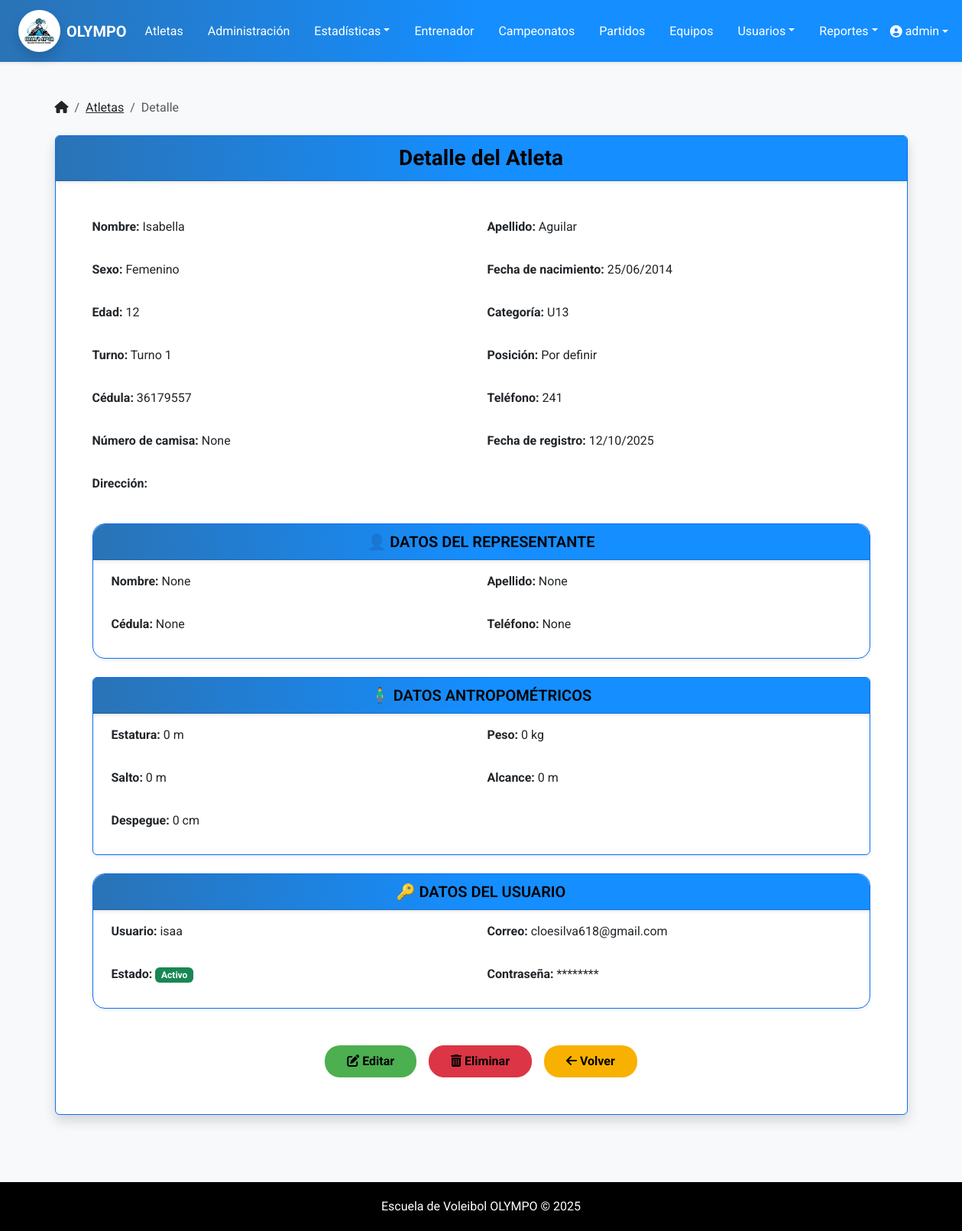
Screenshot of /atletas/detalle/85/ (signed in) with the database file from the repository.
### atletas/models.py (models this page shows, shortened)
class Atleta(models.Model):
    SEXO = (
    ('masculino', 'Masculino'),
    ('femenino', 'Femenino'),
    )
    TURNOS = (
        ('T1', 'Turno 1'),
        ('T2', 'Turno 2'),
        ('T3', 'Turno 3'),
    )
    POSICIONES = (
        ('Por definir', 'Por definir'),
        ('colocador', 'Colocador'),
        ('opuesto', 'Opuesto'),
        ('central', 'Central'),
        ('libero', 'Libero'),
        ('punta', 'Punta'),
    )
    user = models.OneToOneField(User, on_delete=models.CASCADE, null=True, blank=True)  # <— NUEVO
    nombre = models.CharField(max_length=100)
    apellido = models.CharField(max_length=100)
    fecha_nacimiento = models.DateField()
    sexo = models.CharField(max_length=10, choices=SEXO)
    categoria = models.CharField(max_length=10, blank=True)
    turno = models.CharField(max_length=10, choices=TURNOS)
    posicion = models.CharField(max_length=50, choices=POSICIONES)
    cedula = models.CharField(max_length=20, unique=True)
    telefono = models.CharField(max_length=20)
    direccion = models.TextField(blank=True)
    numero_camisa = models.PositiveIntegerField(null=True, blank=True)
    fecha_registro = models.DateTimeField(auto_now_add=True)
    salto = models.FloatField(null=True, blank=True, help_text="Salto en metros")
    alcance = models.FloatField(null=True, blank=True, help_text="Alcance en metros")
    peso = models.FloatField(null=True, blank=True, help_text="Peso en kilogramos")
    estatura = models.FloatField(null=True, blank=True, help_text="Estatura en metros")
    representante_nombre = models.CharField(max_length=100, blank=True, null=True)
    representante_apellido = models.CharField(max_length=100, blank=True, null=True)
    representante_cedula = models.CharField(max_length=20, blank=True, null=True)
    representante_telefono = models.CharField(max_length=20, blank=True, null=True)
    def calcular_edad(self):
        hoy = date.today()
        return hoy.year - self.fecha_nacimiento.year - (
            (hoy.month, hoy.day) < (self.fecha_nacimiento.month, self.fecha_nacimiento.day)
        )

### atletas/views.py (the view)
# urls.py: path('detalle/<int:atleta_id>/', views.detalle_atleta, name='detalle_atleta'),
@user_passes_test(lambda u: es_admin(u) or es_entrenador(u) or es_atleta(u))
def detalle_atleta(request, atleta_id):
    atleta = get_object_or_404(Atleta, id=atleta_id)
    if es_atleta(request.user) and atleta.user != request.user:
        return redirect('bienvenida')
    despegue = None
    if atleta.salto is not None and atleta.alcance is not None:
        despegue = round((atleta.salto - atleta.alcance) * 100, 2)
    context = {
        'atleta': atleta,
        'despegue': despegue,
    }
    return render(request, 'atletas/detalle_atleta.html', context)

### atletas/context_processors.py (called while the page is built)
def role_flags(request):
    u = request.user
    atleta_id = None
    if u.is_authenticated and es_atleta(u):  # ✅ propiedad
        if hasattr(u, "atleta"):
            atleta_id = u.atleta.id
    return {
        "is_admin": es_admin(u),
        "is_trainer": es_entrenador(u),
        "is_athlete": es_atleta(u),
        "atleta_id": atleta_id,
    }

### atletas/utils/roles.py (called while the page is built)
def es_admin(user):
    return user.is_authenticated and (user.is_superuser or user.groups.filter(name='Administrador').exists())

def es_entrenador(user):
    return user.is_authenticated and (
        user.groups.filter(name='Entrenador').exists() or hasattr(user, 'entrenador')
    )

def es_atleta(user):
    return user.is_authenticated and hasattr(user, 'atleta')  # por la OneToOne

### templates/atletas/detalle_atleta.html (shortened to what this page needs)
{% extends 'base.html' %}
{% block content %}
{% if is_admin or is_trainer %}
<div class="d-flex justify-content-between align-items-center mb-3">
  <nav aria-label="breadcrumb" class="mb-0">
    <ol class="breadcrumb mb-0">
      <li class="breadcrumb-item">
        <a href="{% url 'menu_principal' %}" class="text-dark">
          <i class="fa-solid fa-house"></i>
        </a>
      </li>
      <li class="breadcrumb-item">
        <a href="{% url 'lista_atletas' %}" class="text-dark">Atletas</a>
      </li>
      <li class="breadcrumb-item active" aria-current="page">Detalle</li>
    </ol>
  </nav>
</div>
{% endif %}
<div class="card shadow border border-primary">
  <div class="card-header bg-danger text-white text-center fw-bold fs-3">
    Detalle del Atleta
  </div>
  <div class="card-body p-5">
    <div class="row g-3">
      <div class="col-md-6"><p><strong>Nombre:</strong> {{ atleta.nombre }}</p></div>
      <div class="col-md-6"><p><strong>Apellido:</strong> {{ atleta.apellido }}</p></div>
      <div class="col-md-6"><p><strong>Sexo:</strong> {{ atleta.get_sexo_display }}</p></div>
      <div class="col-md-6"><p><strong>Fecha de nacimiento:</strong> {{ atleta.fecha_nacimiento|date:"d/m/Y" }}</p></div>
      <div class="col-md-6"><p><strong>Edad:</strong> {{ atleta.calcular_edad }}</p></div>
      <div class="col-md-6"><p><strong>Categoría:</strong> {{ atleta.categoria }}</p></div>
      <div class="col-md-6"><p><strong>Turno:</strong> {{ atleta.get_turno_display }}</p></div>
      <div class="col-md-6"><p><strong>Posición:</strong> {{ atleta.get_posicion_display }}</p></div>
      <div class="col-md-6"><p><strong>Cédula:</strong> {{ atleta.cedula }}</p></div>
      <div class="col-md-6"><p><strong>Teléfono:</strong> {{ atleta.telefono }}</p></div>
      <div class="col-md-6"><p><strong>Número de camisa:</strong> {{ atleta.numero_camisa }}</p></div>
      <div class="col-md-6"><p><strong>Fecha de registro:</strong> {{ atleta.fecha_registro|date:"d/m/Y" }}</p></div>
      <div class="col-md-12"><p><strong>Dirección:</strong> {{ atleta.direccion }}</p></div>
    </div>
    {% if atleta.calcular_edad < 18 %}
    <div class="card mt-4 border border-primary shadow-sm rounded-4">
      <div class="card-header bg-secondary text-white fw-semibold fs-5 text-center rounded-top-4">
        👤 DATOS DEL REPRESENTANTE
      </div>
      <div class="card-body row g-3 px-4">
        <div class="col-md-6"><p><strong>Nombre:</strong> {{ atleta.representante_nombre }}</p></div>
        <div class="col-md-6"><p><strong>Apellido:</strong> {{ atleta.representante_apellido }}</p></div>
        <div class="col-md-6"><p><strong>Cédula:</strong> {{ atleta.representante_cedula }}</p></div>
        <div class="col-md-6"><p><strong>Teléfono:</strong> {{ atleta.representante_telefono }}</p></div>
      </div>
    </div>
    {% endif %}
    <div class="card mt-4 border border-primary shadow-sm">
      <div class="card-header bg-secondary text-white fw-semibold fs-5 text-center">
        🧍‍♂️ DATOS ANTROPOMÉTRICOS
      </div>
      <div class="card-body row g-3 px-4">
        <div class="col-md-6"><p><strong>Estatura:</strong> {{ atleta.estatura|default:"0" }} m</p></div>
        <div class="col-md-6"><p><strong>Peso:</strong> {{ atleta.peso|default:"0" }} kg</p></div>
        <div class="col-md-6"><p><strong>Salto:</strong> {{ atleta.salto|default:"0" }} m</p></div>
        <div class="col-md-6"><p><strong>Alcance:</strong> {{ atleta.alcance|default:"0" }} m</p></div>
        <div class="col-md-12"><p><strong>Despegue:</strong> {{ despegue|default:"0" }} cm</p></div>
      </div>
    </div>
    {% if user.is_staff or is_admin %}
    <div class="card mt-4 border border-primary shadow-sm rounded-4">
      <div class="card-header bg-dark text-white fw-semibold fs-5 text-center rounded-top-4">
        🔑 DATOS DEL USUARIO
      </div>
      <div class="card-body row g-3 px-4">
        <div class="col-md-6"><p><strong>Usuario:</strong> {{ atleta.user.username }}</p></div>
        <div class="col-md-6"><p><strong>Correo:</strong> {{ atleta.user.email }}</p></div>
        <div class="col-md-6"><p><strong>Estado:</strong> {% if atleta.user.is_active %} <span class="badge bg-success">Activo</span> {% else %} <span class="badge bg-danger">Inactivo</span> {% endif %}</p></div>
        <div class="col-md-6"><p><strong>Contraseña:</strong> ********</p></div>
      </div>
    </div>
    {% endif %}
    <div class="mt-5 d-flex justify-content-center gap-3">
        {% if is_admin %}
        <a href="{% url 'editar_atleta' atleta.id %}" class="btn" style="background: #4caf50;">
          <i class="fas fa-edit"></i> Editar
        </a>
        <a href="{% url 'eliminar_atleta' atleta.id %}" class="btn btn-danger">
          <i class="fas fa-trash-alt"></i> Eliminar
        </a>
        {% endif %}
        {% if is_admin or is_trainer %}
        <a href="{% url 'lista_atletas' %}" class="btn" style="background: #f8b100;">
          <i class="fa-solid fa-arrow-left"></i> Volver
        </a>
        {% endif %}
    </div>
  </div>
</div>
{% endblock %}

### templates/base.html (shortened to what this page needs)
<!DOCTYPE html>
{% load static %}
<html lang="es">
<head>
    <link href="https://cdn.jsdelivr.net/npm/bootstrap@5.3.3/dist/css/bootstrap.min.css" rel="stylesheet">
    <link rel="stylesheet" href="https://cdnjs.cloudflare.com/ajax/libs/font-awesome/6.5.0/css/all.min.css">
    <link rel="stylesheet" href="{% static 'css/estilos.css' %}">
</head>
<body>
    <nav class="navbar navbar-expand-lg bg-escovol navbar-dark shadow-sm">
        <div class="container-fluid px-4">
            <a class="navbar-brand d-flex align-items-center">
                <img src="{% static 'img/logo-olympo.jpeg' %}" alt="Logo Olympo" width="55" height="55" class="me-2 rounded-circle shadow">
                <span class="fw-bold text-white">OLYMPO</span>
            </a>
            <div class="collapse navbar-collapse justify-content-between" id="navbarMenu">
                <ul class="navbar-nav mx-auto gap-3">
                    {% if is_admin or is_trainer %}
                        <li class="nav-item"><a class="nav-link text-white" href="{% url 'lista_atletas' %}">Atletas</a></li>
                        <li class="nav-item"><a class="nav-link text-white" href="{% url 'administracion' %}">Administración</a></li>
                        <li class="nav-item dropdown">
                            <a class="nav-link dropdown-toggle text-white" href="#" data-bs-toggle="dropdown">Estadísticas</a>
                        </li>
                        <li class="nav-item"><a class="nav-link text-white" href="{% url 'lista_entrenadores' %}">Entrenador</a></li>
                        <li class="nav-item"><a class="nav-link text-white" href="{% url 'lista_campeonatos' %}">Campeonatos</a></li>
                        <li class="nav-item"><a class="nav-link text-white" href="{% url 'lista_partidos' %}">Partidos</a></li>
                        <li class="nav-item"><a class="nav-link text-white" href="{% url 'listar_equipos' %}">Equipos</a></li>
                        {% if is_admin %}
                            <li class="nav-item dropdown">
                                <a class="nav-link dropdown-toggle text-white" href="#" data-bs-toggle="dropdown">Usuarios</a>
                            </li>
                        {% endif %}
                        <li class="nav-item dropdown">
                            <a class="nav-link dropdown-toggle text-white" href="#" data-bs-toggle="dropdown">Reportes</a>
                        </li>
                    {% endif %}
                </ul>
                <ul class="navbar-nav">
                    {% if user.is_authenticated %}
                        <li class="nav-item dropdown">
                            <a class="nav-link dropdown-toggle d-flex align-items-center text-white" href="#" role="button" data-bs-toggle="dropdown">
                                <i class="fa-solid fa-user-circle me-1"></i>
                                {{ user.get_full_name|default:user.username }}
                            </a>
                        </li>
                    {% else %}
                        <li class="nav-item">
                            <a class="nav-link text-white fw-semibold" href="{% url 'login' %}">
                                <i class="fas fa-sign-in-alt me-1"></i> Iniciar sesión
                            </a>
                        </li>
                    {% endif %}
                </ul>
            </div>
        </div>
    </nav>
    <main class="container py-5">
        {% block content %}{% endblock %}
    </main>
    <footer>
        Escuela de Voleibol OLYMPO © {{ year|default:2025 }}
    </footer>
</body>
</html>

### static/css/estilos.css (style rules this page uses)
.card-header { background: linear-gradient(to right, #1A4B7D, #2A73B6, #5C9DCC); color: #f8f4f4 !important; box-shadow: 0 2px 4px rgba(0, 0, 0, 0.1); }
.btn-success, .btn-danger, .btn-warning, .btn-secondary, .btn-info, .btn-primary, .btn { padding: 8px 28px; border-radius: 20px; line-height: 24px; font-weight: bold; color: black; }

### templates/base.html (style rules this page uses)
html, body { height: 100%; margin: 0; display: flex; flex-direction: column; }
main { flex: 1; }
body { font-family: 'Roboto', sans-serif; background-color: #f8f9fa; color: #212529; }
.navbar-brand { font-weight: bold; color: #070303 !important; }
.bg-escovol { background: linear-gradient(to right, #2A73B6, #158EFF, #158EFF); }
footer { margin-top: 40px; padding: 20px 0; background-color: #000000; color: white; text-align: center; }
.card-header { background: linear-gradient(to right, #2A73B6, #158EFF, #158EFF); color: #000000 !important; box-shadow: 0 2px 4px rgba(0, 0, 0, 0.1); }

### rows the page displays
Atleta: nombre "Isabella", apellido "Aguilar", sexo "Femenino", fecha_nacimiento "25/06/2014", calcular_edad "12", categoria "U13", turno "Turno 1", posicion "Por definir", cedula "36179557", telefono "241", numero_camisa "None", fecha_registro "12/10/2025", representante_nombre "None", representante_apellido "None", representante_cedula "None", representante_telefono "None", estatura "0", peso "0", salto "0", alcance "0", user.username "isaa", user.email "cloesilva618@gmail.com"

### other values shown
{{ user.get_full_name|default:user.username }} "admin"
{{ despegue|default:"0" }} "0"
{{ year|default:2025 }} "2025"
